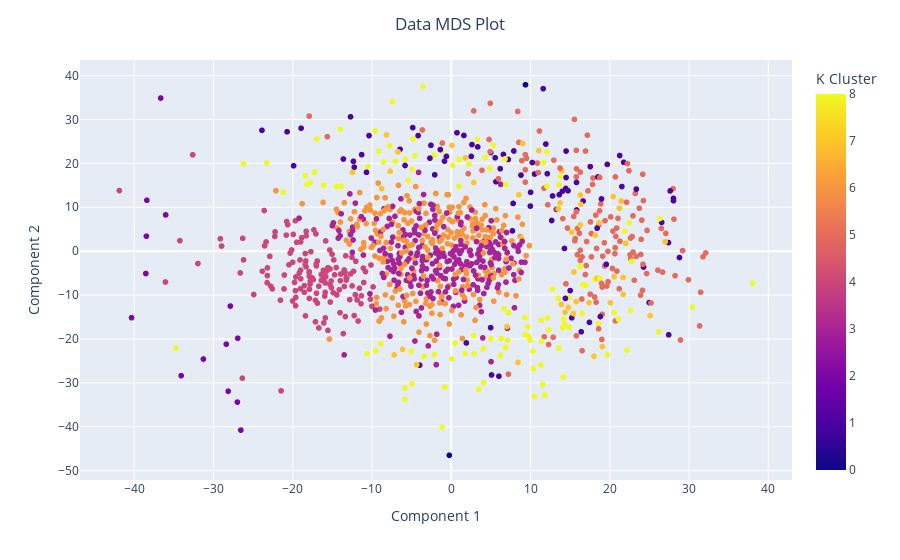

The notebook cell this image was saved under:
### Code cell
kmeans_data_df = pd.concat([pd.DataFrame({"Component 1":embedding_data[:,0],"Component 2":embedding_data[:,1]}), 
                            pd.DataFrame({"K Cluster":kmeans.labels_})], axis=1)

fig = px.scatter(kmeans_data_df, 
                 x="Component 1", 
                 y="Component 2", 
                 color="K Cluster")
fig.update_layout(title="Data MDS Plot",
                  title_x=0.5)
fig.show()

### Figure 1 — Plotly figure (JSON) as saved in the notebook; plotly's stock layout.template omitted (floating-point values rounded to 4 significant figures; data arrays with more than 128 entries replaced by an {"elided": "..."} marker saying what was removed)
{"data": [{"hovertemplate": "Component 1=%{x}<br>Component 2=%{y}<br>K Cluster=%{marker.color}<extra></extra>", "legendgroup": "", "marker": {"color": {"elided": "1047 int values"}, "coloraxis": "coloraxis", "symbol": "circle"}, "mode": "markers", "name": "", "showlegend": false, "type": "scattergl", "x": {"elided": "1047 float values"}, "xaxis": "x", "y": {"elided": "1047 float values"}, "yaxis": "y"}], "layout": {"coloraxis": {"colorbar": {"title": {"text": "K Cluster"}}, "colorscale": [[0, "#0d0887"], [0.1111, "#46039f"], [0.2222, "#7201a8"], [0.3333, "#9c179e"], [0.4444, "#bd3786"], [0.5556, "#d8576b"], [0.6667, "#ed7953"], [0.7778, "#fb9f3a"], [0.8889, "#fdca26"], [1, "#f0f921"]]}, "legend": {"tracegroupgap": 0}, "margin": {"t": 60}, "title": {"text": "Data MDS Plot", "x": 0.5}, "xaxis": {"anchor": "y", "domain": [0, 1], "title": {"text": "Component 1"}}, "yaxis": {"anchor": "x", "domain": [0, 1], "title": {"text": "Component 2"}}}}
